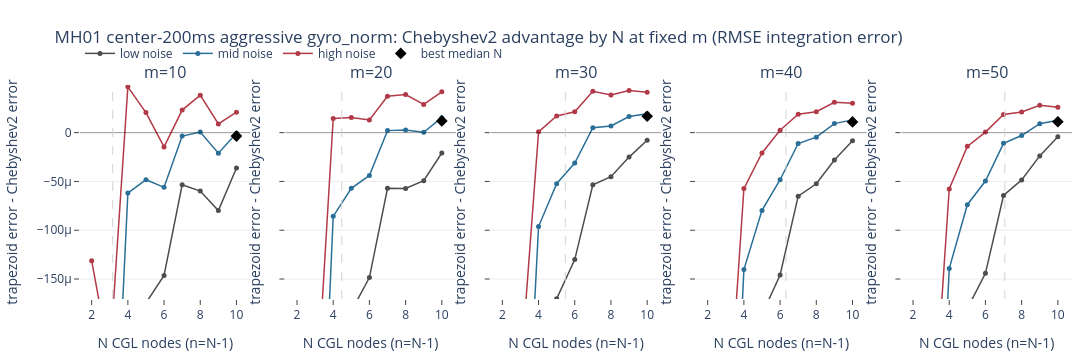
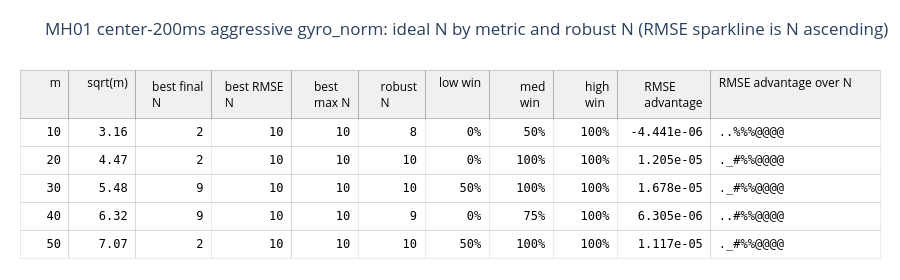
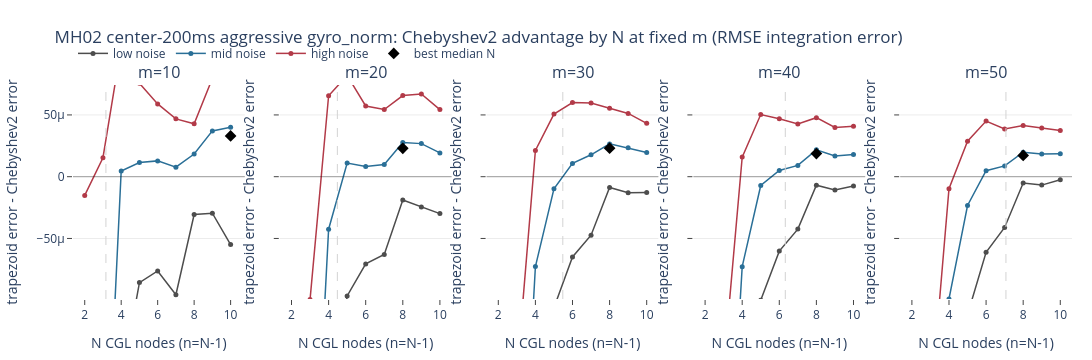
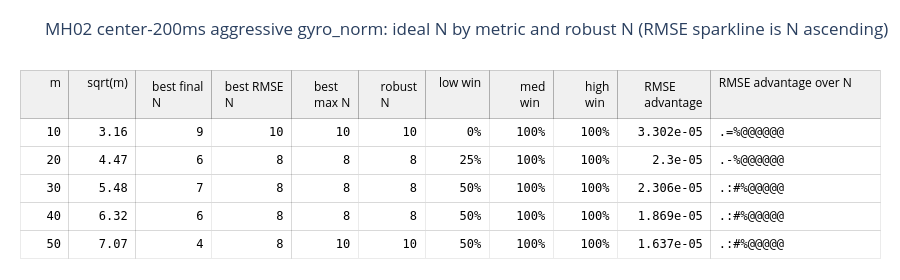

Here is the notebook cell these charts were saved with, in order:
### Markdown cell above
## Decision-oriented Plotly views

These views use the same comparison dataframe as the heatmaps above. Positive advantage is `trapezoid error - Chebyshev2 error`, so values above zero favor Chebyshev2. The diamond marks the best median RMSE `N`; the light grey dashed line is `sqrt(m)`. The table reports ideal `N` by metric plus a rank-based robust `N`; exact ties choose the `N` closest to `sqrt(m)`.

In each robust `N` table, `low win`, `med win`, and `high win` are RMSE win rates for the low/middle/high thirds of the configured `noise_fraction` values. A win means `-rmse_error > 0`, i.e. Chebyshev2 has lower RMSE than trapezoid. This measures how often Chebyshev2 wins, not how much it wins by, so read it alongside RMSE advantage.

### Code cell
for function in FUNCTIONS:
    display(
        scalar_quadrature.plot_advantage_curves_by_m(
            comparisons,
            function.name,
            selected_m_values=M_VALUES,
            metric="rmse_error",
            y_range_min_N=5,
        )
    )
    display(
        scalar_quadrature.plot_robust_N_table(
            comparisons,
            function.name,
            selected_m_values=M_VALUES,
        )
    )

### Figure 1 — Plotly figure (JSON) as saved in the notebook; plotly's stock layout.template omitted (floating-point values rounded to 4 significant figures)
{"data": [{"customdata": [["10", "low noise", "1"], ["10", "low noise", "2"], ["10", "low noise", "3"], ["10", "low noise", "4"], ["10", "low noise", "5"], ["10", "low noise", "6"], ["10", "low noise", "7"], ["10", "low noise", "8"], ["10", "low noise", "9"]], "hovertemplate": "m=%{customdata[0]}<br>N=%{x}<br>n=%{customdata[2]}<br>noise band=%{customdata[1]}<br>advantage=%{y:.4g}<extra></extra>", "legendgroup": "low noise", "line": {"color": "#4d4d4d", "width": 1.5}, "marker": {"size": 5}, "mode": "lines+markers", "name": "low noise", "showlegend": true, "type": "scatter", "x": [2, 3, 4, 5, 6, 7, 8, 9, 10], "xaxis": "x", "y": [-0.0008876, -0.0008062, -0.0002416, -0.0001745, -0.0001463, -5.348e-05, -5.988e-05, -7.987e-05, -3.618e-05], "yaxis": "y"}, {"customdata": [["10", "mid noise", "1"], ["10", "mid noise", "2"], ["10", "mid noise", "3"], ["10", "mid noise", "4"], ["10", "mid noise", "5"], ["10", "mid noise", "6"], ["10", "mid noise", "7"], ["10", "mid noise", "8"], ["10", "mid noise", "9"]], "hovertemplate": "m=%{customdata[0]}<br>N=%{x}<br>n=%{customdata[2]}<br>noise band=%{customdata[1]}<br>advantage=%{y:.4g}<extra></extra>", "legendgroup": "mid noise", "line": {"color": "#2a6f97", "width": 1.5}, "marker": {"size": 5}, "mode": "lines+markers", "name": "mid noise", "showlegend": true, "type": "scatter", "x": [2, 3, 4, 5, 6, 7, 8, 9, 10], "xaxis": "x", "y": [-0.0004433, -0.0004525, -6.196e-05, -4.82e-05, -5.607e-05, -3.553e-06, 6.611e-07, -2.099e-05, -5.417e-07], "yaxis": "y"}, {"customdata": [["10", "high noise", "1"], ["10", "high noise", "2"], ["10", "high noise", "3"], ["10", "high noise", "4"], ["10", "high noise", "5"], ["10", "high noise", "6"], ["10", "high noise", "7"], ["10", "high noise", "8"], ["10", "high noise", "9"]], "hovertemplate": "m=%{customdata[0]}<br>N=%{x}<br>n=%{customdata[2]}<br>noise band=%{customdata[1]}<br>advantage=%{y:.4g}<extra></extra>", "legendgroup": "high noise", "line": {"color": "#b23a48", "width": 1.5}, "marker": {"size": 5}, "mode": "lines+markers", "name": "high noise", "showlegend": true, "type": "scatter", "x": [2, 3, 4, 5, 6, 7, 8, 9, 10], "xaxis": "x", "y": [-0.0001312, -0.0002316, 4.691e-05, 2.052e-05, -1.466e-05, 2.314e-05, 3.839e-05, 8.899e-06, 2.097e-05], "yaxis": "y"}, {"hovertemplate": "best median N=%{x}<br>median advantage=%{y:.4g}<extra></extra>", "legendgroup": "best median N", "marker": {"color": "black", "size": 9, "symbol": "diamond"}, "mode": "markers", "name": "best median N", "showlegend": true, "type": "scatter", "x": [10], "xaxis": "x", "y": [-3.465e-06], "yaxis": "y"}, {"customdata": [["20", "low noise", "1"], ["20", "low noise", "2"], ["20", "low noise", "3"], ["20", "low noise", "4"], ["20", "low noise", "5"], ["20", "low noise", "6"], ["20", "low noise", "7"], ["20", "low noise", "8"], ["20", "low noise", "9"]], "hovertemplate": "m=%{customdata[0]}<br>N=%{x}<br>n=%{customdata[2]}<br>noise band=%{customdata[1]}<br>advantage=%{y:.4g}<extra></extra>", "legendgroup": "low noise", "line": {"color": "#4d4d4d", "width": 1.5}, "marker": {"size": 5}, "mode": "lines+markers", "name": "low noise", "showlegend": false, "type": "scatter", "x": [2, 3, 4, 5, 6, 7, 8, 9, 10], "xaxis": "x2", "y": [-0.0008627, -0.0007962, -0.0002512, -0.0001829, -0.0001485, -5.704e-05, -5.711e-05, -4.923e-05, -2.088e-05], "yaxis": "y2"}, {"customdata": [["20", "mid noise", "1"], ["20", "mid noise", "2"], ["20", "mid noise", "3"], ["20", "mid noise", "4"], ["20", "mid noise", "5"], ["20", "mid noise", "6"], ["20", "mid noise", "7"], ["20", "mid noise", "8"], ["20", "mid noise", "9"]], "hovertemplate": "m=%{customdata[0]}<br>N=%{x}<br>n=%{customdata[2]}<br>noise band=%{customdata[1]}<br>advantage=%{y:.4g}<extra></extra>", "legendgroup": "mid noise", "line": {"color": "#2a6f97", "width": 1.5}, "marker": {"size": 5}, "mode": "lines+markers", "name": "mid noise", "showlegend": false, "type": "scatter", "x": [2, 3, 4, 5, 6, 7, 8, 9, 10], "xaxis": "x2", "y": [-0.0005371, -0.0005091, -8.579e-05, -5.708e-05, -4.388e-05, 2.078e-06, 2.726e-06, 3.268e-07, 1.536e-05], "yaxis": "y2"}, {"customdata": [["20", "high noise", "1"], ["20", "high noise", "2"], ["20", "high noise", "3"], ["20", "high noise", "4"], ["20", "high noise", "5"], ["20", "high noise", "6"], ["20", "high noise", "7"], ["20", "high noise", "8"], ["20", "high noise", "9"]], "hovertemplate": "m=%{customdata[0]}<br>N=%{x}<br>n=%{customdata[2]}<br>noise band=%{customdata[1]}<br>advantage=%{y:.4g}<extra></extra>", "legendgroup": "high noise", "line": {"color": "#b23a48", "width": 1.5}, "marker": {"size": 5}, "mode": "lines+markers", "name": "high noise", "showlegend": false, "type": "scatter", "x": [2, 3, 4, 5, 6, 7, 8, 9, 10], "xaxis": "x2", "y": [-0.0002679, -0.0002969, 1.441e-05, 1.553e-05, 1.304e-05, 3.732e-05, 3.909e-05, 2.895e-05, 4.181e-05], "yaxis": "y2"}, {"hovertemplate": "best median N=%{x}<br>median advantage=%{y:.4g}<extra></extra>", "legendgroup": "best median N", "marker": {"color": "black", "size": 9, "symbol": "diamond"}, "mode": "markers", "name": "best median N", "showlegend": false, "type": "scatter", "x": [10], "xaxis": "x2", "y": [1.205e-05], "yaxis": "y2"}, {"customdata": [["30", "low noise", "1"], ["30", "low noise", "2"], ["30", "low noise", "3"], ["30", "low noise", "4"], ["30", "low noise", "5"], ["30", "low noise", "6"], ["30", "low noise", "7"], ["30", "low noise", "8"], ["30", "low noise", "9"]], "hovertemplate": "m=%{customdata[0]}<br>N=%{x}<br>n=%{customdata[2]}<br>noise band=%{customdata[1]}<br>advantage=%{y:.4g}<extra></extra>", "legendgroup": "low noise", "line": {"color": "#4d4d4d", "width": 1.5}, "marker": {"size": 5}, "mode": "lines+markers", "name": "low noise", "showlegend": false, "type": "scatter", "x": [2, 3, 4, 5, 6, 7, 8, 9, 10], "xaxis": "x3", "y": [-0.000806, -0.000749, -0.0002513, -0.0001703, -0.0001301, -5.345e-05, -4.518e-05, -2.504e-05, -7.771e-06], "yaxis": "y3"}, {"customdata": [["30", "mid noise", "1"], ["30", "mid noise", "2"], ["30", "mid noise", "3"], ["30", "mid noise", "4"], ["30", "mid noise", "5"], ["30", "mid noise", "6"], ["30", "mid noise", "7"], ["30", "mid noise", "8"], ["30", "mid noise", "9"]], "hovertemplate": "m=%{customdata[0]}<br>N=%{x}<br>n=%{customdata[2]}<br>noise band=%{customdata[1]}<br>advantage=%{y:.4g}<extra></extra>", "legendgroup": "mid noise", "line": {"color": "#2a6f97", "width": 1.5}, "marker": {"size": 5}, "mode": "lines+markers", "name": "mid noise", "showlegend": false, "type": "scatter", "x": [2, 3, 4, 5, 6, 7, 8, 9, 10], "xaxis": "x3", "y": [-0.0004956, -0.0004581, -9.623e-05, -5.231e-05, -3.12e-05, 5.013e-06, 6.809e-06, 1.649e-05, 1.946e-05], "yaxis": "y3"}, {"customdata": [["30", "high noise", "1"], ["30", "high noise", "2"], ["30", "high noise", "3"], ["30", "high noise", "4"], ["30", "high noise", "5"], ["30", "high noise", "6"], ["30", "high noise", "7"], ["30", "high noise", "8"], ["30", "high noise", "9"]], "hovertemplate": "m=%{customdata[0]}<br>N=%{x}<br>n=%{customdata[2]}<br>noise band=%{customdata[1]}<br>advantage=%{y:.4g}<extra></extra>", "legendgroup": "high noise", "line": {"color": "#b23a48", "width": 1.5}, "marker": {"size": 5}, "mode": "lines+markers", "name": "high noise", "showlegend": false, "type": "scatter", "x": [2, 3, 4, 5, 6, 7, 8, 9, 10], "xaxis": "x3", "y": [-0.0002657, -0.0002476, 8.143e-07, 1.714e-05, 2.137e-05, 4.243e-05, 3.858e-05, 4.32e-05, 4.149e-05], "yaxis": "y3"}, {"hovertemplate": "best median N=%{x}<br>median advantage=%{y:.4g}<extra></extra>", "legendgroup": "best median N", "marker": {"color": "black", "size": 9, "symbol": "diamond"}, "mode": "markers", "name": "best median N", "showlegend": false, "type": "scatter", "x": [10], "xaxis": "x3", "y": [1.678e-05], "yaxis": "y3"}, {"customdata": [["40", "low noise", "1"], ["40", "low noise", "2"], ["40", "low noise", "3"], ["40", "low noise", "4"], ["40", "low noise", "5"], ["40", "low noise", "6"], ["40", "low noise", "7"], ["40", "low noise", "8"], ["40", "low noise", "9"]], "hovertemplate": "m=%{customdata[0]}<br>N=%{x}<br>n=%{customdata[2]}<br>noise band=%{customdata[1]}<br>advantage=%{y:.4g}<extra></extra>", "legendgroup": "low noise", "line": {"color": "#4d4d4d", "width": 1.5}, "marker": {"size": 5}, "mode": "lines+markers", "name": "low noise", "showlegend": false, "type": "scatter", "x": [2, 3, 4, 5, 6, 7, 8, 9, 10], "xaxis": "x4", "y": [-0.0008332, -0.0007814, -0.0002757, -0.0001864, -0.0001459, -6.507e-05, -5.241e-05, -2.802e-05, -8.36e-06], "yaxis": "y4"}, {"customdata": [["40", "mid noise", "1"], ["40", "mid noise", "2"], ["40", "mid noise", "3"], ["40", "mid noise", "4"], ["40", "mid noise", "5"], ["40", "mid noise", "6"], ["40", "mid noise", "7"], ["40", "mid noise", "8"], ["40", "mid noise", "9"]], "hovertemplate": "m=%{customdata[0]}<br>N=%{x}<br>n=%{customdata[2]}<br>noise band=%{customdata[1]}<br>advantage=%{y:.4g}<extra></extra>", "legendgroup": "mid noise", "line": {"color": "#2a6f97", "width": 1.5}, "marker": {"size": 5}, "mode": "lines+markers", "name": "mid noise", "showlegend": false, "type": "scatter", "x": [2, 3, 4, 5, 6, 7, 8, 9, 10], "xaxis": "x4", "y": [-0.0005646, -0.0005345, -0.0001403, -7.968e-05, -4.824e-05, -1.112e-05, -4.622e-06, 9.249e-06, 1.307e-05], "yaxis": "y4"}, {"customdata": [["40", "high noise", "1"], ["40", "high noise", "2"], ["40", "high noise", "3"], ["40", "high noise", "4"], ["40", "high noise", "5"], ["40", "high noise", "6"], ["40", "high noise", "7"], ["40", "high noise", "8"], ["40", "high noise", "9"]], "hovertemplate": "m=%{customdata[0]}<br>N=%{x}<br>n=%{customdata[2]}<br>noise band=%{customdata[1]}<br>advantage=%{y:.4g}<extra></extra>", "legendgroup": "high noise", "line": {"color": "#b23a48", "width": 1.5}, "marker": {"size": 5}, "mode": "lines+markers", "name": "high noise", "showlegend": false, "type": "scatter", "x": [2, 3, 4, 5, 6, 7, 8, 9, 10], "xaxis": "x4", "y": [-0.0003368, -0.0003346, -5.731e-05, -2.083e-05, 2.521e-06, 1.884e-05, 2.141e-05, 3.105e-05, 3.003e-05], "yaxis": "y4"}, {"hovertemplate": "best median N=%{x}<br>median advantage=%{y:.4g}<extra></extra>", "legendgroup": "best median N", "marker": {"color": "black", "size": 9, "symbol": "diamond"}, "mode": "markers", "name": "best median N", "showlegend": false, "type": "scatter", "x": [10], "xaxis": "x4", "y": [1.101e-05], "yaxis": "y4"}, {"customdata": [["50", "low noise", "1"], ["50", "low noise", "2"], ["50", "low noise", "3"], ["50", "low noise", "4"], ["50", "low noise", "5"], ["50", "low noise", "6"], ["50", "low noise", "7"], ["50", "low noise", "8"], ["50", "low noise", "9"]], "hovertemplate": "m=%{customdata[0]}<br>N=%{x}<br>n=%{customdata[2]}<br>noise band=%{customdata[1]}<br>advantage=%{y:.4g}<extra></extra>", "legendgroup": "low noise", "line": {"color": "#4d4d4d", "width": 1.5}, "marker": {"size": 5}, "mode": "lines+markers", "name": "low noise", "showlegend": false, "type": "scatter", "x": [2, 3, 4, 5, 6, 7, 8, 9, 10], "xaxis": "x5", "y": [-0.0008233, -0.0007715, -0.0002726, -0.0001803, -0.0001442, -6.436e-05, -4.843e-05, -2.382e-05, -4.183e-06], "yaxis": "y5"}, {"customdata": [["50", "mid noise", "1"], ["50", "mid noise", "2"], ["50", "mid noise", "3"], ["50", "mid noise", "4"], ["50", "mid noise", "5"], ["50", "mid noise", "6"], ["50", "mid noise", "7"], ["50", "mid noise", "8"], ["50", "mid noise", "9"]], "hovertemplate": "m=%{customdata[0]}<br>N=%{x}<br>n=%{customdata[2]}<br>noise band=%{customdata[1]}<br>advantage=%{y:.4g}<extra></extra>", "legendgroup": "mid noise", "line": {"color": "#2a6f97", "width": 1.5}, "marker": {"size": 5}, "mode": "lines+markers", "name": "mid noise", "showlegend": false, "type": "scatter", "x": [2, 3, 4, 5, 6, 7, 8, 9, 10], "xaxis": "x5", "y": [-0.0005577, -0.0005277, -0.0001392, -7.384e-05, -4.96e-05, -1.092e-05, -2.951e-06, 9.162e-06, 1.278e-05], "yaxis": "y5"}, {"customdata": [["50", "high noise", "1"], ["50", "high noise", "2"], ["50", "high noise", "3"], ["50", "high noise", "4"], ["50", "high noise", "5"], ["50", "high noise", "6"], ["50", "high noise", "7"], ["50", "high noise", "8"], ["50", "high noise", "9"]], "hovertemplate": "m=%{customdata[0]}<br>N=%{x}<br>n=%{customdata[2]}<br>noise band=%{customdata[1]}<br>advantage=%{y:.4g}<extra></extra>", "legendgroup": "high noise", "line": {"color": "#b23a48", "width": 1.5}, "marker": {"size": 5}, "mode": "lines+markers", "name": "high noise", "showlegend": false, "type": "scatter", "x": [2, 3, 4, 5, 6, 7, 8, 9, 10], "xaxis": "x5", "y": [-0.0003324, -0.0003355, -5.776e-05, -1.404e-05, 5.752e-07, 1.863e-05, 2.121e-05, 2.801e-05, 2.596e-05], "yaxis": "y5"}, {"hovertemplate": "best median N=%{x}<br>median advantage=%{y:.4g}<extra></extra>", "legendgroup": "best median N", "marker": {"color": "black", "size": 9, "symbol": "diamond"}, "mode": "markers", "name": "best median N", "showlegend": false, "type": "scatter", "x": [10], "xaxis": "x5", "y": [1.117e-05], "yaxis": "y5"}], "layout": {"annotations": [{"font": {"size": 16}, "showarrow": false, "text": "m=10", "x": 0.086, "xanchor": "center", "xref": "paper", "y": 1, "yanchor": "bottom", "yref": "paper"}, {"font": {"size": 16}, "showarrow": false, "text": "m=20", "x": 0.293, "xanchor": "center", "xref": "paper", "y": 1, "yanchor": "bottom", "yref": "paper"}, {"font": {"size": 16}, "showarrow": false, "text": "m=30", "x": 0.5, "xanchor": "center", "xref": "paper", "y": 1, "yanchor": "bottom", "yref": "paper"}, {"font": {"size": 16}, "showarrow": false, "text": "m=40", "x": 0.707, "xanchor": "center", "xref": "paper", "y": 1, "yanchor": "bottom", "yref": "paper"}, {"font": {"size": 16}, "showarrow": false, "text": "m=50", "x": 0.914, "xanchor": "center", "xref": "paper", "y": 1, "yanchor": "bottom", "yref": "paper"}], "height": 360, "legend": {"orientation": "h", "x": 0, "xanchor": "left", "y": 1.08, "yanchor": "bottom"}, "margin": {"b": 45, "l": 55, "r": 20, "t": 85}, "shapes": [{"line": {"color": "rgba(0,0,0,0.35)", "width": 1}, "type": "line", "x0": 0, "x1": 1, "xref": "x domain", "y0": 0, "y1": 0, "yref": "y"}, {"line": {"color": "lightgrey", "dash": "dash", "width": 1}, "type": "line", "x0": 3.162, "x1": 3.162, "xref": "x", "y0": 0, "y1": 1, "yref": "y domain"}, {"line": {"color": "rgba(0,0,0,0.35)", "width": 1}, "type": "line", "x0": 0, "x1": 1, "xref": "x2 domain", "y0": 0, "y1": 0, "yref": "y2"}, {"line": {"color": "lightgrey", "dash": "dash", "width": 1}, "type": "line", "x0": 4.472, "x1": 4.472, "xref": "x2", "y0": 0, "y1": 1, "yref": "y2 domain"}, {"line": {"color": "rgba(0,0,0,0.35)", "width": 1}, "type": "line", "x0": 0, "x1": 1, "xref": "x3 domain", "y0": 0, "y1": 0, "yref": "y3"}, {"line": {"color": "lightgrey", "dash": "dash", "width": 1}, "type": "line", "x0": 5.477, "x1": 5.477, "xref": "x3", "y0": 0, "y1": 1, "yref": "y3 domain"}, {"line": {"color": "rgba(0,0,0,0.35)", "width": 1}, "type": "line", "x0": 0, "x1": 1, "xref": "x4 domain", "y0": 0, "y1": 0, "yref": "y4"}, {"line": {"color": "lightgrey", "dash": "dash", "width": 1}, "type": "line", "x0": 6.325, "x1": 6.325, "xref": "x4", "y0": 0, "y1": 1, "yref": "y4 domain"}, {"line": {"color": "rgba(0,0,0,0.35)", "width": 1}, "type": "line", "x0": 0, "x1": 1, "xref": "x5 domain", "y0": 0, "y1": 0, "yref": "y5"}, {"line": {"color": "lightgrey", "dash": "dash", "width": 1}, "type": "line", "x0": 7.071, "x1": 7.071, "xref": "x5", "y0": 0, "y1": 1, "yref": "y5 domain"}], "title": {"text": "MH01 center-200ms aggressive gyro_norm: Chebyshev2 advantage by N at fixed m (RMSE integration error)"}, "width": 1200, "xaxis": {"anchor": "y", "domain": [0, 0.172], "showgrid": false, "ticks": "outside", "title": {"text": "N CGL nodes (n=N-1)"}}, "xaxis2": {"anchor": "y2", "domain": [0.207, 0.379], "showgrid": false, "ticks": "outside", "title": {"text": "N CGL nodes (n=N-1)"}}, "xaxis3": {"anchor": "y3", "domain": [0.414, 0.586], "showgrid": false, "ticks": "outside", "title": {"text": "N CGL nodes (n=N-1)"}}, "xaxis4": {"anchor": "y4", "domain": [0.621, 0.793], "showgrid": false, "ticks": "outside", "title": {"text": "N CGL nodes (n=N-1)"}}, "xaxis5": {"anchor": "y5", "domain": [0.828, 1], "showgrid": false, "ticks": "outside", "title": {"text": "N CGL nodes (n=N-1)"}}, "yaxis": {"anchor": "x", "domain": [0, 1], "gridcolor": "rgba(0,0,0,0.08)", "range": [-0.0001705, 4.883e-05], "showgrid": true, "ticks": "outside", "title": {"text": "trapezoid error - Chebyshev2 error"}, "zeroline": false}, "yaxis2": {"anchor": "x2", "domain": [0, 1], "gridcolor": "rgba(0,0,0,0.08)", "matches": "y", "range": [-0.0001705, 4.883e-05], "showgrid": true, "showticklabels": false, "ticks": "outside", "title": {"text": "trapezoid error - Chebyshev2 error"}, "zeroline": false}, "yaxis3": {"anchor": "x3", "domain": [0, 1], "gridcolor": "rgba(0,0,0,0.08)", "matches": "y", "range": [-0.0001705, 4.883e-05], "showgrid": true, "showticklabels": false, "ticks": "outside", "title": {"text": "trapezoid error - Chebyshev2 error"}, "zeroline": false}, "yaxis4": {"anchor": "x4", "domain": [0, 1], "gridcolor": "rgba(0,0,0,0.08)", "matches": "y", "range": [-0.0001705, 4.883e-05], "showgrid": true, "showticklabels": false, "ticks": "outside", "title": {"text": "trapezoid error - Chebyshev2 error"}, "zeroline": false}, "yaxis5": {"anchor": "x5", "domain": [0, 1], "gridcolor": "rgba(0,0,0,0.08)", "matches": "y", "range": [-0.0001705, 4.883e-05], "showgrid": true, "showticklabels": false, "ticks": "outside", "title": {"text": "trapezoid error - Chebyshev2 error"}, "zeroline": false}}}

### Figure 2 — Plotly figure (JSON) as saved in the notebook; plotly's stock layout.template omitted (floating-point values rounded to 4 significant figures)
{"data": [{"cells": {"align": ["right", "right", "right", "right", "right", "right", "right", "right", "right", "right", "left"], "fill": {"color": "white"}, "font": {"color": "black", "family": "monospace", "size": 12}, "height": 28, "line": {"color": "rgba(0,0,0,0.08)"}, "values": [[10, 20, 30, 40, 50], ["3.16", "4.47", "5.48", "6.32", "7.07"], [2, 2, 9, 9, 2], [10, 10, 10, 10, 10], [10, 10, 10, 10, 10], [8, 10, 10, 9, 10], ["0%", "0%", "50%", "0%", "50%"], ["50%", "100%", "100%", "75%", "100%"], ["100%", "100%", "100%", "100%", "100%"], ["-4.441e-06", "1.205e-05", "1.678e-05", "6.305e-06", "1.117e-05"], ["..%%%@@@@", "._#%%@@@@", "._#%%@@@@", "..#%%@@@@", "._#%%@@@@"]]}, "columnwidth": [0.55, 0.75, 0.85, 0.9, 0.75, 0.75, 0.72, 0.72, 0.72, 1.05, 1.9], "header": {"align": ["right", "right", "right", "right", "right", "right", "right", "right", "right", "right", "left"], "fill": {"color": "rgba(0,0,0,0.06)"}, "font": {"color": "black", "size": 12}, "height": 28, "line": {"color": "rgba(0,0,0,0.15)"}, "values": ["m", "sqrt(m)", "best final N", "best RMSE N", "best max N", "robust N", "low win", "med win", "high win", "RMSE advantage", "RMSE advantage over N"]}, "type": "table"}], "layout": {"height": 280, "margin": {"b": 20, "l": 20, "r": 20, "t": 70}, "title": {"text": "MH01 center-200ms aggressive gyro_norm: ideal N by metric and robust N (RMSE sparkline is N ascending)"}}}

### Figure 3 — Plotly figure (JSON) as saved in the notebook; plotly's stock layout.template omitted (floating-point values rounded to 4 significant figures)
{"data": [{"customdata": [["10", "low noise", "1"], ["10", "low noise", "2"], ["10", "low noise", "3"], ["10", "low noise", "4"], ["10", "low noise", "5"], ["10", "low noise", "6"], ["10", "low noise", "7"], ["10", "low noise", "8"], ["10", "low noise", "9"]], "hovertemplate": "m=%{customdata[0]}<br>N=%{x}<br>n=%{customdata[2]}<br>noise band=%{customdata[1]}<br>advantage=%{y:.4g}<extra></extra>", "legendgroup": "low noise", "line": {"color": "#4d4d4d", "width": 1.5}, "marker": {"size": 5}, "mode": "lines+markers", "name": "low noise", "showlegend": true, "type": "scatter", "x": [2, 3, 4, 5, 6, 7, 8, 9, 10], "xaxis": "x", "y": [-0.001265, -0.0008138, -0.0001673, -8.575e-05, -7.632e-05, -9.555e-05, -3.062e-05, -2.957e-05, -5.492e-05], "yaxis": "y"}, {"customdata": [["10", "mid noise", "1"], ["10", "mid noise", "2"], ["10", "mid noise", "3"], ["10", "mid noise", "4"], ["10", "mid noise", "5"], ["10", "mid noise", "6"], ["10", "mid noise", "7"], ["10", "mid noise", "8"], ["10", "mid noise", "9"]], "hovertemplate": "m=%{customdata[0]}<br>N=%{x}<br>n=%{customdata[2]}<br>noise band=%{customdata[1]}<br>advantage=%{y:.4g}<extra></extra>", "legendgroup": "mid noise", "line": {"color": "#2a6f97", "width": 1.5}, "marker": {"size": 5}, "mode": "lines+markers", "name": "mid noise", "showlegend": true, "type": "scatter", "x": [2, 3, 4, 5, 6, 7, 8, 9, 10], "xaxis": "x", "y": [-0.0005386, -0.0003054, 4.612e-06, 1.146e-05, 1.281e-05, 7.692e-06, 1.834e-05, 3.707e-05, 3.998e-05], "yaxis": "y"}, {"customdata": [["10", "high noise", "1"], ["10", "high noise", "2"], ["10", "high noise", "3"], ["10", "high noise", "4"], ["10", "high noise", "5"], ["10", "high noise", "6"], ["10", "high noise", "7"], ["10", "high noise", "8"], ["10", "high noise", "9"]], "hovertemplate": "m=%{customdata[0]}<br>N=%{x}<br>n=%{customdata[2]}<br>noise band=%{customdata[1]}<br>advantage=%{y:.4g}<extra></extra>", "legendgroup": "high noise", "line": {"color": "#b23a48", "width": 1.5}, "marker": {"size": 5}, "mode": "lines+markers", "name": "high noise", "showlegend": true, "type": "scatter", "x": [2, 3, 4, 5, 6, 7, 8, 9, 10], "xaxis": "x", "y": [-1.513e-05, 1.537e-05, 0.0001053, 7.561e-05, 5.894e-05, 4.683e-05, 4.282e-05, 7.959e-05, 9.184e-05], "yaxis": "y"}, {"hovertemplate": "best median N=%{x}<br>median advantage=%{y:.4g}<extra></extra>", "legendgroup": "best median N", "marker": {"color": "black", "size": 9, "symbol": "diamond"}, "mode": "markers", "name": "best median N", "showlegend": true, "type": "scatter", "x": [10], "xaxis": "x", "y": [3.302e-05], "yaxis": "y"}, {"customdata": [["20", "low noise", "1"], ["20", "low noise", "2"], ["20", "low noise", "3"], ["20", "low noise", "4"], ["20", "low noise", "5"], ["20", "low noise", "6"], ["20", "low noise", "7"], ["20", "low noise", "8"], ["20", "low noise", "9"]], "hovertemplate": "m=%{customdata[0]}<br>N=%{x}<br>n=%{customdata[2]}<br>noise band=%{customdata[1]}<br>advantage=%{y:.4g}<extra></extra>", "legendgroup": "low noise", "line": {"color": "#4d4d4d", "width": 1.5}, "marker": {"size": 5}, "mode": "lines+markers", "name": "low noise", "showlegend": false, "type": "scatter", "x": [2, 3, 4, 5, 6, 7, 8, 9, 10], "xaxis": "x2", "y": [-0.0009065, -0.000659, -0.000208, -9.649e-05, -7.061e-05, -6.3e-05, -1.884e-05, -2.456e-05, -2.988e-05], "yaxis": "y2"}, {"customdata": [["20", "mid noise", "1"], ["20", "mid noise", "2"], ["20", "mid noise", "3"], ["20", "mid noise", "4"], ["20", "mid noise", "5"], ["20", "mid noise", "6"], ["20", "mid noise", "7"], ["20", "mid noise", "8"], ["20", "mid noise", "9"]], "hovertemplate": "m=%{customdata[0]}<br>N=%{x}<br>n=%{customdata[2]}<br>noise band=%{customdata[1]}<br>advantage=%{y:.4g}<extra></extra>", "legendgroup": "mid noise", "line": {"color": "#2a6f97", "width": 1.5}, "marker": {"size": 5}, "mode": "lines+markers", "name": "mid noise", "showlegend": false, "type": "scatter", "x": [2, 3, 4, 5, 6, 7, 8, 9, 10], "xaxis": "x2", "y": [-0.0004827, -0.0003305, -4.25e-05, 1.11e-05, 8.35e-06, 9.888e-06, 2.76e-05, 2.678e-05, 1.925e-05], "yaxis": "y2"}, {"customdata": [["20", "high noise", "1"], ["20", "high noise", "2"], ["20", "high noise", "3"], ["20", "high noise", "4"], ["20", "high noise", "5"], ["20", "high noise", "6"], ["20", "high noise", "7"], ["20", "high noise", "8"], ["20", "high noise", "9"]], "hovertemplate": "m=%{customdata[0]}<br>N=%{x}<br>n=%{customdata[2]}<br>noise band=%{customdata[1]}<br>advantage=%{y:.4g}<extra></extra>", "legendgroup": "high noise", "line": {"color": "#b23a48", "width": 1.5}, "marker": {"size": 5}, "mode": "lines+markers", "name": "high noise", "showlegend": false, "type": "scatter", "x": [2, 3, 4, 5, 6, 7, 8, 9, 10], "xaxis": "x2", "y": [-0.0001574, -9.942e-05, 6.551e-05, 8.199e-05, 5.722e-05, 5.436e-05, 6.566e-05, 6.693e-05, 5.433e-05], "yaxis": "y2"}, {"hovertemplate": "best median N=%{x}<br>median advantage=%{y:.4g}<extra></extra>", "legendgroup": "best median N", "marker": {"color": "black", "size": 9, "symbol": "diamond"}, "mode": "markers", "name": "best median N", "showlegend": false, "type": "scatter", "x": [8], "xaxis": "x2", "y": [2.3e-05], "yaxis": "y2"}, {"customdata": [["30", "low noise", "1"], ["30", "low noise", "2"], ["30", "low noise", "3"], ["30", "low noise", "4"], ["30", "low noise", "5"], ["30", "low noise", "6"], ["30", "low noise", "7"], ["30", "low noise", "8"], ["30", "low noise", "9"]], "hovertemplate": "m=%{customdata[0]}<br>N=%{x}<br>n=%{customdata[2]}<br>noise band=%{customdata[1]}<br>advantage=%{y:.4g}<extra></extra>", "legendgroup": "low noise", "line": {"color": "#4d4d4d", "width": 1.5}, "marker": {"size": 5}, "mode": "lines+markers", "name": "low noise", "showlegend": false, "type": "scatter", "x": [2, 3, 4, 5, 6, 7, 8, 9, 10], "xaxis": "x3", "y": [-0.0007899, -0.000611, -0.0002231, -0.0001061, -6.5e-05, -4.736e-05, -8.701e-06, -1.293e-05, -1.273e-05], "yaxis": "y3"}, {"customdata": [["30", "mid noise", "1"], ["30", "mid noise", "2"], ["30", "mid noise", "3"], ["30", "mid noise", "4"], ["30", "mid noise", "5"], ["30", "mid noise", "6"], ["30", "mid noise", "7"], ["30", "mid noise", "8"], ["30", "mid noise", "9"]], "hovertemplate": "m=%{customdata[0]}<br>N=%{x}<br>n=%{customdata[2]}<br>noise band=%{customdata[1]}<br>advantage=%{y:.4g}<extra></extra>", "legendgroup": "mid noise", "line": {"color": "#2a6f97", "width": 1.5}, "marker": {"size": 5}, "mode": "lines+markers", "name": "mid noise", "showlegend": false, "type": "scatter", "x": [2, 3, 4, 5, 6, 7, 8, 9, 10], "xaxis": "x3", "y": [-0.0004502, -0.0003446, -7.272e-05, -9.817e-06, 1.078e-05, 1.773e-05, 2.656e-05, 2.335e-05, 1.957e-05], "yaxis": "y3"}, {"customdata": [["30", "high noise", "1"], ["30", "high noise", "2"], ["30", "high noise", "3"], ["30", "high noise", "4"], ["30", "high noise", "5"], ["30", "high noise", "6"], ["30", "high noise", "7"], ["30", "high noise", "8"], ["30", "high noise", "9"]], "hovertemplate": "m=%{customdata[0]}<br>N=%{x}<br>n=%{customdata[2]}<br>noise band=%{customdata[1]}<br>advantage=%{y:.4g}<extra></extra>", "legendgroup": "high noise", "line": {"color": "#b23a48", "width": 1.5}, "marker": {"size": 5}, "mode": "lines+markers", "name": "high noise", "showlegend": false, "type": "scatter", "x": [2, 3, 4, 5, 6, 7, 8, 9, 10], "xaxis": "x3", "y": [-0.000197, -0.0001602, 2.125e-05, 5.07e-05, 6.006e-05, 5.968e-05, 5.549e-05, 5.122e-05, 4.323e-05], "yaxis": "y3"}, {"hovertemplate": "best median N=%{x}<br>median advantage=%{y:.4g}<extra></extra>", "legendgroup": "best median N", "marker": {"color": "black", "size": 9, "symbol": "diamond"}, "mode": "markers", "name": "best median N", "showlegend": false, "type": "scatter", "x": [8], "xaxis": "x3", "y": [2.306e-05], "yaxis": "y3"}, {"customdata": [["40", "low noise", "1"], ["40", "low noise", "2"], ["40", "low noise", "3"], ["40", "low noise", "4"], ["40", "low noise", "5"], ["40", "low noise", "6"], ["40", "low noise", "7"], ["40", "low noise", "8"], ["40", "low noise", "9"]], "hovertemplate": "m=%{customdata[0]}<br>N=%{x}<br>n=%{customdata[2]}<br>noise band=%{customdata[1]}<br>advantage=%{y:.4g}<extra></extra>", "legendgroup": "low noise", "line": {"color": "#4d4d4d", "width": 1.5}, "marker": {"size": 5}, "mode": "lines+markers", "name": "low noise", "showlegend": false, "type": "scatter", "x": [2, 3, 4, 5, 6, 7, 8, 9, 10], "xaxis": "x4", "y": [-0.0007333, -0.0005792, -0.0002213, -0.0001, -6.025e-05, -4.244e-05, -6.893e-06, -1.07e-05, -7.51e-06], "yaxis": "y4"}, {"customdata": [["40", "mid noise", "1"], ["40", "mid noise", "2"], ["40", "mid noise", "3"], ["40", "mid noise", "4"], ["40", "mid noise", "5"], ["40", "mid noise", "6"], ["40", "mid noise", "7"], ["40", "mid noise", "8"], ["40", "mid noise", "9"]], "hovertemplate": "m=%{customdata[0]}<br>N=%{x}<br>n=%{customdata[2]}<br>noise band=%{customdata[1]}<br>advantage=%{y:.4g}<extra></extra>", "legendgroup": "mid noise", "line": {"color": "#2a6f97", "width": 1.5}, "marker": {"size": 5}, "mode": "lines+markers", "name": "mid noise", "showlegend": false, "type": "scatter", "x": [2, 3, 4, 5, 6, 7, 8, 9, 10], "xaxis": "x4", "y": [-0.0004122, -0.0003271, -7.282e-05, -7.111e-06, 5.016e-06, 9.127e-06, 2.176e-05, 1.669e-05, 1.793e-05], "yaxis": "y4"}, {"customdata": [["40", "high noise", "1"], ["40", "high noise", "2"], ["40", "high noise", "3"], ["40", "high noise", "4"], ["40", "high noise", "5"], ["40", "high noise", "6"], ["40", "high noise", "7"], ["40", "high noise", "8"], ["40", "high noise", "9"]], "hovertemplate": "m=%{customdata[0]}<br>N=%{x}<br>n=%{customdata[2]}<br>noise band=%{customdata[1]}<br>advantage=%{y:.4g}<extra></extra>", "legendgroup": "high noise", "line": {"color": "#b23a48", "width": 1.5}, "marker": {"size": 5}, "mode": "lines+markers", "name": "high noise", "showlegend": false, "type": "scatter", "x": [2, 3, 4, 5, 6, 7, 8, 9, 10], "xaxis": "x4", "y": [-0.0001667, -0.0001546, 1.588e-05, 5.032e-05, 4.683e-05, 4.259e-05, 4.778e-05, 3.99e-05, 4.094e-05], "yaxis": "y4"}, {"hovertemplate": "best median N=%{x}<br>median advantage=%{y:.4g}<extra></extra>", "legendgroup": "best median N", "marker": {"color": "black", "size": 9, "symbol": "diamond"}, "mode": "markers", "name": "best median N", "showlegend": false, "type": "scatter", "x": [8], "xaxis": "x4", "y": [1.869e-05], "yaxis": "y4"}, {"customdata": [["50", "low noise", "1"], ["50", "low noise", "2"], ["50", "low noise", "3"], ["50", "low noise", "4"], ["50", "low noise", "5"], ["50", "low noise", "6"], ["50", "low noise", "7"], ["50", "low noise", "8"], ["50", "low noise", "9"]], "hovertemplate": "m=%{customdata[0]}<br>N=%{x}<br>n=%{customdata[2]}<br>noise band=%{customdata[1]}<br>advantage=%{y:.4g}<extra></extra>", "legendgroup": "low noise", "line": {"color": "#4d4d4d", "width": 1.5}, "marker": {"size": 5}, "mode": "lines+markers", "name": "low noise", "showlegend": false, "type": "scatter", "x": [2, 3, 4, 5, 6, 7, 8, 9, 10], "xaxis": "x5", "y": [-0.0007269, -0.0005863, -0.0002422, -0.0001117, -6.116e-05, -4.107e-05, -5.168e-06, -6.802e-06, -2.41e-06], "yaxis": "y5"}, {"customdata": [["50", "mid noise", "1"], ["50", "mid noise", "2"], ["50", "mid noise", "3"], ["50", "mid noise", "4"], ["50", "mid noise", "5"], ["50", "mid noise", "6"], ["50", "mid noise", "7"], ["50", "mid noise", "8"], ["50", "mid noise", "9"]], "hovertemplate": "m=%{customdata[0]}<br>N=%{x}<br>n=%{customdata[2]}<br>noise band=%{customdata[1]}<br>advantage=%{y:.4g}<extra></extra>", "legendgroup": "mid noise", "line": {"color": "#2a6f97", "width": 1.5}, "marker": {"size": 5}, "mode": "lines+markers", "name": "mid noise", "showlegend": false, "type": "scatter", "x": [2, 3, 4, 5, 6, 7, 8, 9, 10], "xaxis": "x5", "y": [-0.000438, -0.0003542, -9.896e-05, -2.333e-05, 4.806e-06, 8.72e-06, 1.981e-05, 1.843e-05, 1.859e-05], "yaxis": "y5"}, {"customdata": [["50", "high noise", "1"], ["50", "high noise", "2"], ["50", "high noise", "3"], ["50", "high noise", "4"], ["50", "high noise", "5"], ["50", "high noise", "6"], ["50", "high noise", "7"], ["50", "high noise", "8"], ["50", "high noise", "9"]], "hovertemplate": "m=%{customdata[0]}<br>N=%{x}<br>n=%{customdata[2]}<br>noise band=%{customdata[1]}<br>advantage=%{y:.4g}<extra></extra>", "legendgroup": "high noise", "line": {"color": "#b23a48", "width": 1.5}, "marker": {"size": 5}, "mode": "lines+markers", "name": "high noise", "showlegend": false, "type": "scatter", "x": [2, 3, 4, 5, 6, 7, 8, 9, 10], "xaxis": "x5", "y": [-0.0002072, -0.0001869, -9.712e-06, 2.869e-05, 4.506e-05, 3.871e-05, 4.142e-05, 3.937e-05, 3.735e-05], "yaxis": "y5"}, {"hovertemplate": "best median N=%{x}<br>median advantage=%{y:.4g}<extra></extra>", "legendgroup": "best median N", "marker": {"color": "black", "size": 9, "symbol": "diamond"}, "mode": "markers", "name": "best median N", "showlegend": false, "type": "scatter", "x": [8], "xaxis": "x5", "y": [1.723e-05], "yaxis": "y5"}], "layout": {"annotations": [{"font": {"size": 16}, "showarrow": false, "text": "m=10", "x": 0.086, "xanchor": "center", "xref": "paper", "y": 1, "yanchor": "bottom", "yref": "paper"}, {"font": {"size": 16}, "showarrow": false, "text": "m=20", "x": 0.293, "xanchor": "center", "xref": "paper", "y": 1, "yanchor": "bottom", "yref": "paper"}, {"font": {"size": 16}, "showarrow": false, "text": "m=30", "x": 0.5, "xanchor": "center", "xref": "paper", "y": 1, "yanchor": "bottom", "yref": "paper"}, {"font": {"size": 16}, "showarrow": false, "text": "m=40", "x": 0.707, "xanchor": "center", "xref": "paper", "y": 1, "yanchor": "bottom", "yref": "paper"}, {"font": {"size": 16}, "showarrow": false, "text": "m=50", "x": 0.914, "xanchor": "center", "xref": "paper", "y": 1, "yanchor": "bottom", "yref": "paper"}], "height": 360, "legend": {"orientation": "h", "x": 0, "xanchor": "left", "y": 1.08, "yanchor": "bottom"}, "margin": {"b": 45, "l": 55, "r": 20, "t": 85}, "shapes": [{"line": {"color": "rgba(0,0,0,0.35)", "width": 1}, "type": "line", "x0": 0, "x1": 1, "xref": "x domain", "y0": 0, "y1": 0, "yref": "y"}, {"line": {"color": "lightgrey", "dash": "dash", "width": 1}, "type": "line", "x0": 3.162, "x1": 3.162, "xref": "x", "y0": 0, "y1": 1, "yref": "y domain"}, {"line": {"color": "rgba(0,0,0,0.35)", "width": 1}, "type": "line", "x0": 0, "x1": 1, "xref": "x2 domain", "y0": 0, "y1": 0, "yref": "y2"}, {"line": {"color": "lightgrey", "dash": "dash", "width": 1}, "type": "line", "x0": 4.472, "x1": 4.472, "xref": "x2", "y0": 0, "y1": 1, "yref": "y2 domain"}, {"line": {"color": "rgba(0,0,0,0.35)", "width": 1}, "type": "line", "x0": 0, "x1": 1, "xref": "x3 domain", "y0": 0, "y1": 0, "yref": "y3"}, {"line": {"color": "lightgrey", "dash": "dash", "width": 1}, "type": "line", "x0": 5.477, "x1": 5.477, "xref": "x3", "y0": 0, "y1": 1, "yref": "y3 domain"}, {"line": {"color": "rgba(0,0,0,0.35)", "width": 1}, "type": "line", "x0": 0, "x1": 1, "xref": "x4 domain", "y0": 0, "y1": 0, "yref": "y4"}, {"line": {"color": "lightgrey", "dash": "dash", "width": 1}, "type": "line", "x0": 6.325, "x1": 6.325, "xref": "x4", "y0": 0, "y1": 1, "yref": "y4 domain"}, {"line": {"color": "rgba(0,0,0,0.35)", "width": 1}, "type": "line", "x0": 0, "x1": 1, "xref": "x5 domain", "y0": 0, "y1": 0, "yref": "y5"}, {"line": {"color": "lightgrey", "dash": "dash", "width": 1}, "type": "line", "x0": 7.071, "x1": 7.071, "xref": "x5", "y0": 0, "y1": 1, "yref": "y5 domain"}], "title": {"text": "MH02 center-200ms aggressive gyro_norm: Chebyshev2 advantage by N at fixed m (RMSE integration error)"}, "width": 1200, "xaxis": {"anchor": "y", "domain": [0, 0.172], "showgrid": false, "ticks": "outside", "title": {"text": "N CGL nodes (n=N-1)"}}, "xaxis2": {"anchor": "y2", "domain": [0.207, 0.379], "showgrid": false, "ticks": "outside", "title": {"text": "N CGL nodes (n=N-1)"}}, "xaxis3": {"anchor": "y3", "domain": [0.414, 0.586], "showgrid": false, "ticks": "outside", "title": {"text": "N CGL nodes (n=N-1)"}}, "xaxis4": {"anchor": "y4", "domain": [0.621, 0.793], "showgrid": false, "ticks": "outside", "title": {"text": "N CGL nodes (n=N-1)"}}, "xaxis5": {"anchor": "y5", "domain": [0.828, 1], "showgrid": false, "ticks": "outside", "title": {"text": "N CGL nodes (n=N-1)"}}, "yaxis": {"anchor": "x", "domain": [0, 1], "gridcolor": "rgba(0,0,0,0.08)", "range": [-9.901e-05, 7.423e-05], "showgrid": true, "ticks": "outside", "title": {"text": "trapezoid error - Chebyshev2 error"}, "zeroline": false}, "yaxis2": {"anchor": "x2", "domain": [0, 1], "gridcolor": "rgba(0,0,0,0.08)", "matches": "y", "range": [-9.901e-05, 7.423e-05], "showgrid": true, "showticklabels": false, "ticks": "outside", "title": {"text": "trapezoid error - Chebyshev2 error"}, "zeroline": false}, "yaxis3": {"anchor": "x3", "domain": [0, 1], "gridcolor": "rgba(0,0,0,0.08)", "matches": "y", "range": [-9.901e-05, 7.423e-05], "showgrid": true, "showticklabels": false, "ticks": "outside", "title": {"text": "trapezoid error - Chebyshev2 error"}, "zeroline": false}, "yaxis4": {"anchor": "x4", "domain": [0, 1], "gridcolor": "rgba(0,0,0,0.08)", "matches": "y", "range": [-9.901e-05, 7.423e-05], "showgrid": true, "showticklabels": false, "ticks": "outside", "title": {"text": "trapezoid error - Chebyshev2 error"}, "zeroline": false}, "yaxis5": {"anchor": "x5", "domain": [0, 1], "gridcolor": "rgba(0,0,0,0.08)", "matches": "y", "range": [-9.901e-05, 7.423e-05], "showgrid": true, "showticklabels": false, "ticks": "outside", "title": {"text": "trapezoid error - Chebyshev2 error"}, "zeroline": false}}}

### Figure 4 — Plotly figure (JSON) as saved in the notebook; plotly's stock layout.template omitted (floating-point values rounded to 4 significant figures)
{"data": [{"cells": {"align": ["right", "right", "right", "right", "right", "right", "right", "right", "right", "right", "left"], "fill": {"color": "white"}, "font": {"color": "black", "family": "monospace", "size": 12}, "height": 28, "line": {"color": "rgba(0,0,0,0.08)"}, "values": [[10, 20, 30, 40, 50], ["3.16", "4.47", "5.48", "6.32", "7.07"], [9, 6, 7, 6, 4], [10, 8, 8, 8, 8], [10, 8, 8, 8, 10], [10, 8, 8, 8, 10], ["0%", "25%", "50%", "50%", "50%"], ["100%", "100%", "100%", "100%", "100%"], ["100%", "100%", "100%", "100%", "100%"], ["3.302e-05", "2.3e-05", "2.306e-05", "1.869e-05", "1.637e-05"], [".=%@@@@@@", ".-%@@@@@@", ".:#%@@@@@", ".:#%@@@@@", ".:#%@@@@@"]]}, "columnwidth": [0.55, 0.75, 0.85, 0.9, 0.75, 0.75, 0.72, 0.72, 0.72, 1.05, 1.9], "header": {"align": ["right", "right", "right", "right", "right", "right", "right", "right", "right", "right", "left"], "fill": {"color": "rgba(0,0,0,0.06)"}, "font": {"color": "black", "size": 12}, "height": 28, "line": {"color": "rgba(0,0,0,0.15)"}, "values": ["m", "sqrt(m)", "best final N", "best RMSE N", "best max N", "robust N", "low win", "med win", "high win", "RMSE advantage", "RMSE advantage over N"]}, "type": "table"}], "layout": {"height": 280, "margin": {"b": 20, "l": 20, "r": 20, "t": 70}, "title": {"text": "MH02 center-200ms aggressive gyro_norm: ideal N by metric and robust N (RMSE sparkline is N ascending)"}}}
